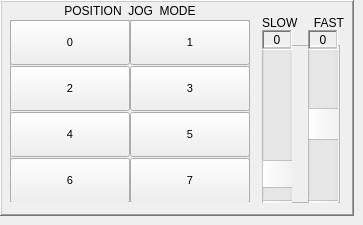
          <widget class="QWidget" name="f12s6_1_jog_position">
           <widget class="QFrame" name="jogging_position">
            <property name="enabled">
             <bool>true</bool>
            </property>
            <property name="geometry">
             <rect>
              <x>0</x>
              <y>0</y>
              <width>354</width>
              <height>216</height>
             </rect>
            </property>
            <property name="minimumSize">
             <size>
              <width>354</width>
              <height>100</height>
             </size>
            </property>
            <property name="maximumSize">
             <size>
              <width>354</width>
              <height>272</height>
             </size>
            </property>
            <property name="frameShape">
             <enum>QFrame::WinPanel</enum>
            </property>
            <property name="frameShadow">
             <enum>QFrame::Raised</enum>
            </property>
            <widget class="QFrame" name="jog_btns_position">
             <property name="enabled">
              <bool>true</bool>
             </property>
             <property name="geometry">
              <rect>
               <x>10</x>
               <y>20</y>
               <width>240</width>
               <height>182</height>
              </rect>
             </property>
             <property name="minimumSize">
              <size>
               <width>240</width>
               <height>182</height>
              </size>
             </property>
             <property name="maximumSize">
              <size>
               <width>240</width>
               <height>182</height>
              </size>
             </property>
             <property name="frameShape">
              <enum>QFrame::StyledPanel</enum>
             </property>
             <property name="frameShadow">
              <enum>QFrame::Raised</enum>
             </property>
             <widget class="PushButton" name="pb_f12s6_1_jog_position_0">
              <property name="geometry">
               <rect>
                <x>0</x>
                <y>0</y>
                <width>120</width>
                <height>45</height>
               </rect>
              </property>
              <property name="font">
               <font>
                <pointsize>8</pointsize>
               </font>
              </property>
              <property name="text">
               <string>0</string>
              </property>
             </widget>
             <widget class="PushButton" name="pb_f12s6_1_jog_position_4">
              <property name="geometry">
               <rect>
                <x>120</x>
                <y>0</y>
                <width>120</width>
                <height>45</height>
               </rect>
              </property>
              <property name="font">
               <font>
                <pointsize>8</pointsize>
               </font>
              </property>
              <property name="text">
               <string>1</string>
              </property>
             </widget>
             <widget class="PushButton" name="pb_f12s6_1_jog_position_1">
              <property name="geometry">
               <rect>
                <x>0</x>
                <y>46</y>
                <width>120</width>
                <height>45</height>
               </rect>
              </property>
              <property name="font">
               <font>
                <pointsize>8</pointsize>
               </font>
              </property>
              <property name="text">
               <string>2</string>
              </property>
             </widget>
             <widget class="PushButton" name="pb_f12s6_1_jog_position_5">
              <property name="geometry">
               <rect>
                <x>120</x>
                <y>46</y>
                <width>120</width>
                <height>45</height>
               </rect>
              </property>
              <property name="font">
               <font>
                <pointsize>8</pointsize>
               </font>
              </property>
              <property name="text">
               <string>3</string>
              </property>
             </widget>
             <widget class="PushButton" name="pb_f12s6_1_jog_position_2">
              <property name="geometry">
               <rect>
                <x>0</x>
                <y>92</y>
                <width>120</width>
                <height>45</height>
               </rect>
              </property>
              <property name="font">
               <font>
                <pointsize>8</pointsize>
               </font>
              </property>
              <property name="text">
               <string>4</string>
              </property>
             </widget>
             <widget class="PushButton" name="pb_f12s6_1_jog_position_6">
              <property name="geometry">
               <rect>
                <x>120</x>
                <y>92</y>
                <width>120</width>
                <height>45</height>
               </rect>
              </property>
              <property name="font">
               <font>
                <pointsize>8</pointsize>
               </font>
              </property>
              <property name="text">
               <string>5</string>
              </property>
             </widget>
             <widget class="PushButton" name="pb_f12s6_1_jog_position_3">
              <property name="geometry">
               <rect>
                <x>0</x>
                <y>138</y>
                <width>120</width>
                <height>45</height>
               </rect>
              </property>
              <property name="font">
               <font>
                <pointsize>8</pointsize>
               </font>
              </property>
              <property name="text">
               <string>6</string>
              </property>
             </widget>
             <widget class="PushButton" name="pb_f12s6_1_jog_position_7">
              <property name="geometry">
               <rect>
                <x>120</x>
                <y>138</y>
                <width>120</width>
                <height>45</height>
               </rect>
              </property>
              <property name="font">
               <font>
                <pointsize>8</pointsize>
               </font>
              </property>
              <property name="text">
               <string>7</string>
              </property>
             </widget>
            </widget>
            <widget class="QLabel" name="lab_f12s6_1_jog_mode_position">
             <property name="geometry">
              <rect>
               <x>12</x>
               <y>0</y>
               <width>236</width>
               <height>21</height>
              </rect>
             </property>
             <property name="minimumSize">
              <size>
               <width>200</width>
               <height>21</height>
              </size>
             </property>
             <property name="maximumSize">
              <size>
               <width>354</width>
               <height>21</height>
              </size>
             </property>
             <property name="font">
              <font>
               <pointsize>9</pointsize>
               <weight>50</weight>
               <bold>false</bold>
              </font>
             </property>
             <property name="frameShape">
              <enum>QFrame::NoFrame</enum>
             </property>
             <property name="frameShadow">
              <enum>QFrame::Raised</enum>
             </property>
             <property name="text">
              <string>POSITION  JOG  MODE</string>
             </property>
             <property name="alignment">
              <set>Qt::AlignCenter</set>
             </property>
            </widget>
            <widget class="QLabel" name="lab_f12s6_1_jog_slow_fast_position">
             <property name="geometry">
              <rect>
               <x>262</x>
               <y>12</y>
               <width>82</width>
               <height>21</height>
              </rect>
             </property>
             <property name="text">
              <string>SLOW     FAST</string>
             </property>
            </widget>
            <widget class="QFrame" name="position_rates">
             <property name="geometry">
              <rect>
               <x>262</x>
               <y>45</y>
               <width>78</width>
               <height>158</height>
              </rect>
             </property>
             <property name="frameShape">
              <enum>QFrame::StyledPanel</enum>
             </property>
             <property name="frameShadow">
              <enum>QFrame::Raised</enum>
             </property>
             <widget class="QScrollBar" name="scrb_f12s6_1_jog_position_fast">
              <property name="geometry">
               <rect>
                <x>46</x>
                <y>-11</y>
                <width>30</width>
                <height>180</height>
               </rect>
              </property>
              <property name="cursor">
               <cursorShape>PointingHandCursor</cursorShape>
              </property>
              <property name="autoFillBackground">
               <bool>true</bool>
              </property>
              <property name="minimum">
               <number>10</number>
              </property>
              <property name="maximum">
               <number>50</number>
              </property>
              <property name="value">
               <number>30</number>
              </property>
              <property name="tracking">
               <bool>true</bool>
              </property>
              <property name="orientation">
               <enum>Qt::Vertical</enum>
              </property>
              <property name="invertedAppearance">
               <bool>true</bool>
              </property>
              <property name="invertedControls">
               <bool>true</bool>
              </property>
             </widget>
             <widget class="QScrollBar" name="scrb_f12s6_1_jog_position_slow">
              <property name="geometry">
               <rect>
                <x>0</x>
                <y>-11</y>
                <width>30</width>
                <height>180</height>
               </rect>
              </property>
              <property name="cursor">
               <cursorShape>PointingHandCursor</cursorShape>
              </property>
              <property name="value">
               <number>10</number>
              </property>
              <property name="orientation">
               <enum>Qt::Vertical</enum>
              </property>
              <property name="invertedAppearance">
               <bool>true</bool>
              </property>
              <property name="invertedControls">
               <bool>false</bool>
              </property>
             </widget>
            </widget>
            <widget class="QLabel" name="lab_f12s6_1_jog_position_slow">
             <property name="geometry">
              <rect>
               <x>262</x>
               <y>30</y>
               <width>30</width>
               <height>20</height>
              </rect>
             </property>
             <property name="frameShape">
              <enum>QFrame::WinPanel</enum>
             </property>
             <property name="frameShadow">
              <enum>QFrame::Sunken</enum>
             </property>
             <property name="text">
              <string>0</string>
             </property>
             <property name="alignment">
              <set>Qt::AlignCenter</set>
             </property>
            </widget>
            <widget class="QLabel" name="lab_f12s6_1_jog_position_fast">
             <property name="geometry">
              <rect>
               <x>308</x>
               <y>30</y>
               <width>30</width>
               <height>20</height>
              </rect>
             </property>
             <property name="frameShape">
              <enum>QFrame::WinPanel</enum>
             </property>
             <property name="frameShadow">
              <enum>QFrame::Sunken</enum>
             </property>
             <property name="text">
              <string>0</string>
             </property>
             <property name="alignment">
              <set>Qt::AlignCenter</set>
             </property>
            </widget>
           </widget>
          </widget>
